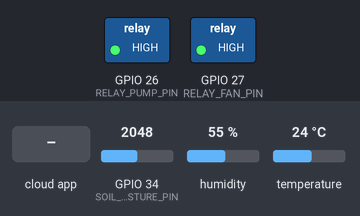
Simulated run of this sketch. Board: ESP32. On the bench: switched loads named in the sketch (green lamp = pin HIGH). The inputs (shaded band) are chosen by the test bench; at power-on: GPIO 34 (SOIL_MOISTURE_PIN) = 2048, humidity 55 %, temperature 24 °C (analog values on the 0–4095 scale). WiFi joins after 1.5 s; servers stay silent unless stated; the Firebase database answers and starts empty; not simulated (calls return 0 or success): secrets.h; what the sketch prints to the serial monitor is not drawn.

Above: at 4.7 s.
4.8 s: the phone or cloud app sets auto_mode to 1
At 9.1 s:
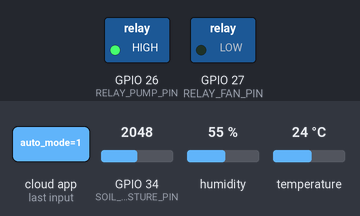
9.4 s: the phone or cloud app sets auto_mode to 0
At 11.4 s:
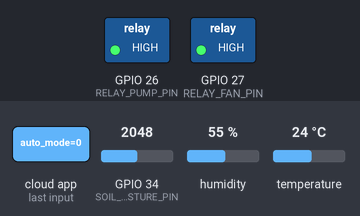
12.4 s: the phone or cloud app sets pump to 1
At 14.9 s:
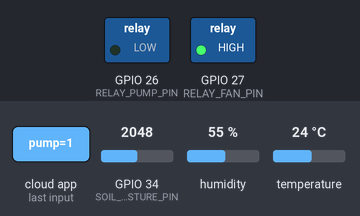
15.4 s: the phone or cloud app sets fan to 1
At 17.2 s:
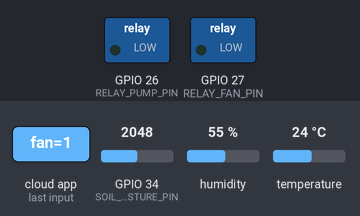
18.4 s: the phone or cloud app sets fan to 0
At 20.7 s:
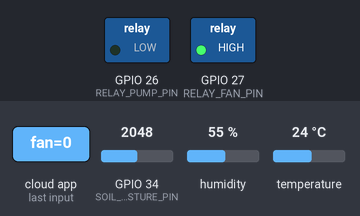
Timing chart, 0 to 22.2 s (numbered marks = the images above; inputs shaded):
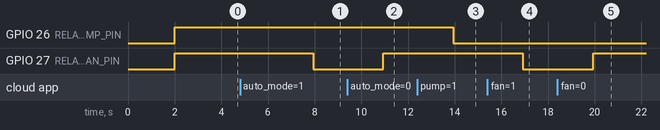

Measured:
- after the input at 4.8 s, GPIO 27 (RELAY_FAN_PIN): HIGH → LOW after 3.1 s
- after the input at 9.4 s, GPIO 27 (RELAY_FAN_PIN): LOW → HIGH after 1.5 s
- after the input at 12.4 s, GPIO 26 (RELAY_PUMP_PIN): HIGH → LOW after 1.5 s
- after the input at 15.4 s, GPIO 27 (RELAY_FAN_PIN): HIGH → LOW after 1.5 s
- after the input at 18.4 s, GPIO 27 (RELAY_FAN_PIN): LOW → HIGH after 1.5 s

The sketch:

newProject2.ino
```cpp
#include <WiFi.h>
#include <DHT.h>
#include <FirebaseESP32.h>
#include "secrets.h"

// ================= SENSOR =================
#define DHTPIN 23
#define DHTTYPE DHT11

#define SOIL_MOISTURE_PIN 34
// Đã loại bỏ hoàn toàn các chân biến trở cũ

// ================= RELAY =================
#define RELAY_PUMP_PIN 26
#define RELAY_FAN_PIN 27

// Nhiều relay module kích LOW.
const bool RELAY_ACTIVE_LOW = true;

// ================= OBJECTS =================
DHT dht(DHTPIN, DHTTYPE);

FirebaseData firebaseDataWrite;
FirebaseData firebaseDataRead;

FirebaseAuth auth;
FirebaseConfig config;

// ================= TIME =================
unsigned long lastSendTime = 0;
const unsigned long sendInterval = 3000;

// ================= SOIL CALIBRATION =================
const int SOIL_DRY_RAW = 3200;
const int SOIL_WET_RAW = 1500;

// ================= CONTROL & VARIABLES =================
bool autoMode = true;
bool manualPump = false;
bool manualFan = false;

int soilThreshold = 40;
float tempThreshold = 35.0;
const float TEMP_HYSTERESIS = 2.0;

bool pumpRunning = false;
bool fanRunning = false;

// Các biến lưu giá trị đọc được từ Firebase về
int valN = 0;
int valP = 0;
int valK = 0;
float soilPh = 7.0; // Thêm biến lưu giá trị pH (mặc định để trung tính 7.0)

// ================= RELAY HELPERS =================
void writeRelay(int pin, bool on) {
  if (RELAY_ACTIVE_LOW) {
    digitalWrite(pin, on ? LOW : HIGH);
  } else {
    digitalWrite(pin, on ? HIGH : LOW);
  }
}

void turnAllRelayOff() {
  writeRelay(RELAY_PUMP_PIN, false);
  writeRelay(RELAY_FAN_PIN, false);
}

// ================= SENSOR HELPERS =================
int readAnalogAverage(int pin, int samples = 10) {
  long total = 0;
  for (int i = 0; i < samples; i++) {
    total += analogRead(pin);
    delay(5);
  }
  return total / samples;
}

int mapSoilToPercent(int rawSoil) {
  int percent = map(rawSoil, SOIL_DRY_RAW, SOIL_WET_RAW, 0, 100);
  return constrain(percent, 0, 100);
}

// ================= FIREBASE CONTROL (ĐÃ THÊM LẤY pH) =================
void readControlFromFirebase() {
  if (Firebase.getBool(firebaseDataRead, "/smart_agriculture/control/auto_mode")) {
    autoMode = firebaseDataRead.boolData();
  } else {
    Serial.print("Read auto_mode failed: ");
    Serial.println(firebaseDataRead.errorReason());
  }

  if (Firebase.getBool(firebaseDataRead, "/smart_agriculture/control/pump")) {
    manualPump = firebaseDataRead.boolData();
  } else {
    Serial.print("Read pump failed: ");
    Serial.println(firebaseDataRead.errorReason());
  }

  if (Firebase.getBool(firebaseDataRead, "/smart_agriculture/control/fan")) {
    manualFan = firebaseDataRead.boolData();
  } else {
    Serial.print("Read fan failed: ");
    Serial.println(firebaseDataRead.errorReason());
  }

  if (Firebase.getInt(firebaseDataRead, "/smart_agriculture/control/soil_threshold")) {
    soilThreshold = constrain(firebaseDataRead.intData(), 0, 100);
  } else {
    Serial.print("Read soil_threshold failed: ");
    Serial.println(firebaseDataRead.errorReason());
  }

  if (Firebase.getFloat(firebaseDataRead, "/smart_agriculture/control/temp_threshold")) {
    tempThreshold = constrain(firebaseDataRead.floatData(), 0.0, 60.0);
  } else {
    Serial.print("Read temp_threshold failed: ");
    Serial.println(firebaseDataRead.errorReason());
  }

  // --- ĐỌC GIÁ TRỊ NPK TỪ FIREBASE VỀ ---
  if (Firebase.getInt(firebaseDataRead, "/smart_agriculture/npk_n")) {
    valN = firebaseDataRead.intData();
  }
  if (Firebase.getInt(firebaseDataRead, "/smart_agriculture/npk_p")) {
    valP = firebaseDataRead.intData();
  }
  if (Firebase.getInt(firebaseDataRead, "/smart_agriculture/npk_k")) {
    valK = firebaseDataRead.intData();
  }

  // --- ĐỌC GIÁ TRỊ pH TỪ FIREBASE VỀ (MỚI THÊM) ---
  if (Firebase.getFloat(firebaseDataRead, "/smart_agriculture/soil_ph")) {
    soilPh = firebaseDataRead.floatData();
  } else {
    Serial.print("Read soil_ph failed: ");
    Serial.println(firebaseDataRead.errorReason());
  }
}

// ================= APPLY CONTROL =================
void applyControl(int soilMoisturePercent, float airTemp) {
  if (autoMode) {
    pumpRunning = soilMoisturePercent < soilThreshold;

    if (airTemp >= tempThreshold) {
      fanRunning = true;
    } else if (airTemp <= tempThreshold - TEMP_HYSTERESIS) {
      fanRunning = false;
    }
  } else {
    pumpRunning = manualPump;
    fanRunning = manualFan;
  }

  writeRelay(RELAY_PUMP_PIN, pumpRunning);
  writeRelay(RELAY_FAN_PIN, fanRunning);
}

// ================= SEND FIREBASE =================
void sendSensorDataToFirebase(float airTemp, float airHumid, int soilMoisturePercent) {
  Firebase.setFloat(firebaseDataWrite, "/smart_agriculture/air_temperature", airTemp);
  Firebase.setFloat(firebaseDataWrite, "/smart_agriculture/air_humidity", airHumid);
  Firebase.setInt(firebaseDataWrite, "/smart_agriculture/soil_moisture", soilMoisturePercent);

  // Không ghi đè lên các trường npk_n, npk_p, npk_k, soil_ph để app thoải mái chỉnh sửa dữ liệu
}

void sendDeviceStateToFirebase() {
  Firebase.setBool(firebaseDataWrite, "/smart_agriculture/state/pump_running", pumpRunning);
  Firebase.setBool(firebaseDataWrite, "/smart_agriculture/state/fan_running", fanRunning);
  Firebase.setString(firebaseDataWrite, "/smart_agriculture/state/mode", autoMode ? "AUTO" : "MANUAL");

  Firebase.setBool(firebaseDataWrite, "/smart_agriculture/state/relay1", pumpRunning);
  Firebase.setBool(firebaseDataWrite, "/smart_agriculture/state/relay2", fanRunning);
}

// ================= SETUP =================
void setup() {
  Serial.begin(115200);

  dht.begin();
  delay(2000);

  pinMode(RELAY_PUMP_PIN, OUTPUT);
  pinMode(RELAY_FAN_PIN, OUTPUT);
  turnAllRelayOff();

  analogReadResolution(12);

  WiFi.begin(WIFI_SSID, WIFI_PASSWORD);
  Serial.print("Đang kết nối WiFi");

  while (WiFi.status() != WL_CONNECTED) {
    Serial.print(".");
    delay(500);
  }

  Serial.println("\nWiFi đã kết nối!");

  config.host = FIREBASE_HOST;
  config.signer.tokens.legacy_token = FIREBASE_AUTH;
  config.cert.data = NULL;

  Firebase.reconnectWiFi(true);
  Firebase.begin(&config, &auth);

  Serial.println("ESP32 Smart Agriculture Started.");
}

// ================= LOOP =================
void loop() {
  unsigned long currentMillis = millis();

  if (currentMillis - lastSendTime >= sendInterval) {
    lastSendTime = currentMillis;

    float airTemp = dht.readTemperature();
    float airHumid = dht.readHumidity();

    if (isnan(airTemp) || isnan(airHumid)) {
      Serial.println("Lỗi: Không đọc được dữ liệu từ cảm biến DHT!");
      readControlFromFirebase();

      if (!autoMode) {
        pumpRunning = manualPump;
        fanRunning = manualFan;
        writeRelay(RELAY_PUMP_PIN, pumpRunning);
        writeRelay(RELAY_FAN_PIN, fanRunning);
        sendDeviceStateToFirebase();
      }
      return;
    }

    int rawSoil = readAnalogAverage(SOIL_MOISTURE_PIN);
    int soilMoisturePercent = mapSoilToPercent(rawSoil);

    // Đọc tất cả các dữ liệu cài đặt, NPK và cả pH từ Firebase về
    readControlFromFirebase();

    applyControl(soilMoisturePercent, airTemp);

    // Đẩy dữ liệu DHT và độ ẩm đất thực tế lên lại Firebase
    sendSensorDataToFirebase(airTemp, airHumid, soilMoisturePercent);
    sendDeviceStateToFirebase();

    // Monitor kiểm tra kết quả nhận từ Firebase
    Serial.println("========== SMART FARM ==========");
    Serial.printf("Temp: %.1f C | Humid: %.1f %%\n", airTemp, airHumid);
    Serial.printf("Soil: %d %% | Threshold: %d %%\n", soilMoisturePercent, soilThreshold);
    Serial.printf("NPK từ Firebase: N=%d, P=%d, K=%d\n", valN, valP, valK);
    Serial.printf("pH từ Firebase: %.1f\n", soilPh); // Hiển thị pH để kiểm tra debug
    Serial.printf("Mode: %s\n", autoMode ? "AUTO" : "MANUAL");
  }
}
```
